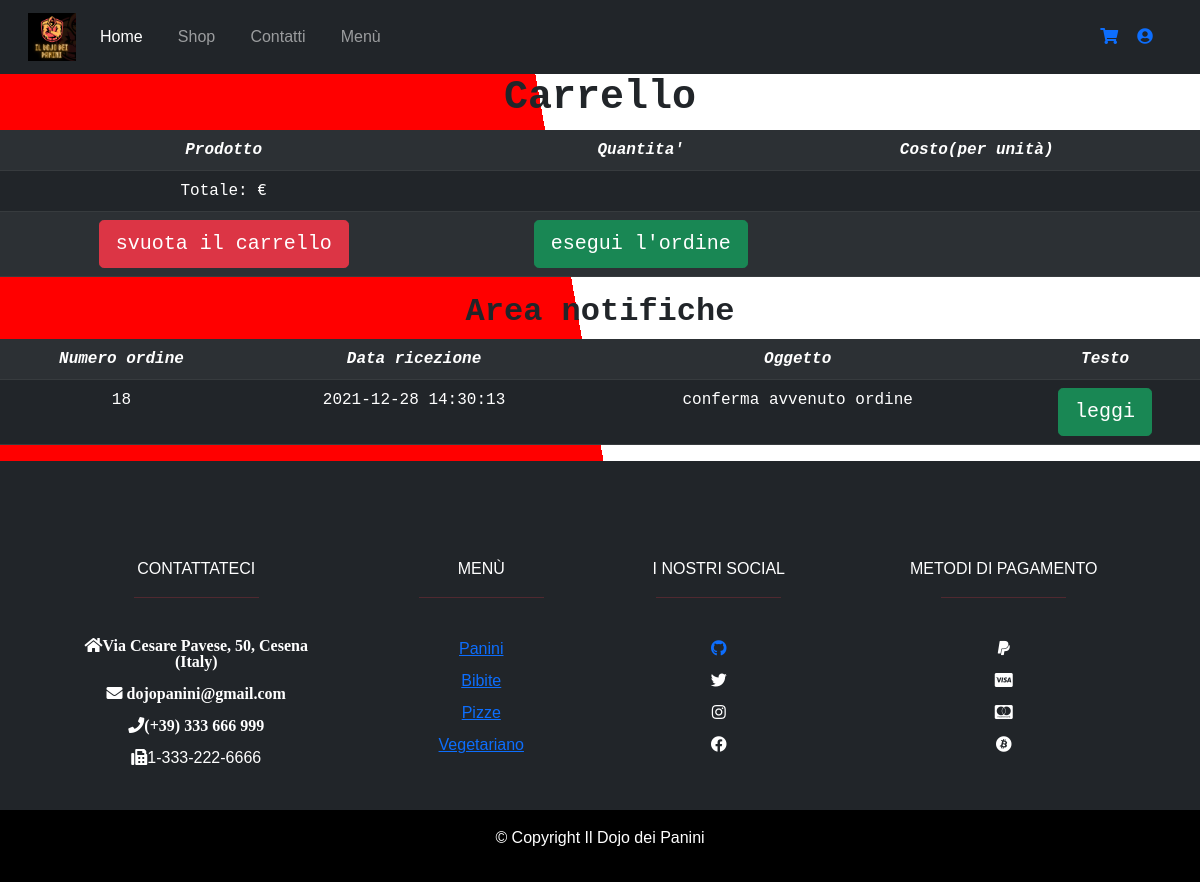
The page /php/carrello.php (signed in) on the database its author committed.
### tables this page shows
CREATE TABLE IF NOT EXISTS `notifiche` (
  `codice_notifica` int(8) NOT NULL,
  `oggetto` varchar(50) NOT NULL,
  `testo` text NOT NULL,
  `codice_ordine` int(8) NOT NULL,
  PRIMARY KEY (`codice_notifica`),
  KEY `codice_ordine` (`codice_ordine`)
);

CREATE TABLE IF NOT EXISTS `ordini` (
  `codice_ordine` int(8) NOT NULL,
  `UserID` int(10) NOT NULL,
  `DataOra` timestamp NOT NULL DEFAULT current_timestamp() ON UPDATE current_timestamp(),
  PRIMARY KEY (`codice_ordine`),
  KEY `UserID` (`UserID`) USING BTREE
);

### php/carrello.php (called while the page is built)
<?php
require_once 'bootstrap.php';
$templateParams["titolo"] = "carrello";
if (isUserLoggedIn()) {
    $templateParams["nome"] = "carrello-tmplt.php";
    $templateParams["product"] = $dbh->getShoppingCartProducts($_SESSION["UserID"]);
    $templateParams["total"] = $dbh->getShoppingCartTotal($_SESSION["UserID"]);
    $templateParams["notifiche"] = $dbh->getNotificationFromUser($_SESSION["UserID"]);
} else if (isAdminLoggedIn()) {
    header("Refresh:0; url=login-admin.php");
} else {
    header("Refresh:0; url=login.php");
}
require 'template/base.php';
?>

### php/database.php (called while the page is built, shortened)
<?php
class DatabaseHelper{
    private $db;
    public function __construct($servername, $username, $password, $dbname, $port){
        $this->db = new mysqli($servername, $username, $password, $dbname, $port);
    }
    public function getShoppingCartProducts($userID) {
        $stmt = $this -> db -> prepare("SELECT * FROM carrello AS c, prodotti AS p WHERE p.codice_prodotto = c.cod_prodotto AND c.cod_utente = ?;");
        $stmt->bind_param('i', $userID);
        $stmt->execute();
        $result = $stmt->get_result();
        return $result->fetch_all(MYSQLI_ASSOC);
    }
    public function getShoppingCartTotal($userID) {
        $stmt = $this -> db -> prepare("SELECT SUM(p.prezzo * c.quantita) as totale from carrello as c, prodotti as p where p.codice_prodotto = c.cod_prodotto AND c.cod_utente = ?;");
        $stmt -> bind_param('i', $userID);
        $stmt->execute();
        $result = $stmt->get_result();
        return $result->fetch_all(MYSQLI_ASSOC);
    }
    public function getNotificationFromUser($UserID) {
        $stmt = $this->db->prepare("SELECT n.codice_ordine, n.oggetto, n.testo, o.DataOra FROM users as u, ordini as o, notifiche as n WHERE n.codice_ordine = o.codice_ordine AND o.UserID = ? AND o.UserID = u.UserID");
        $stmt->bind_param("i", $UserID);
        $stmt->execute();
        $result = $stmt->get_result();
        return $result->fetch_all(MYSQLI_ASSOC);
    }
}
?>

### php/bootstrap.php (called while the page is built, shortened)
<?php
require_once("../php/database.php");
$dbh = new DatabaseHelper("localhost", "root", "", "dojo", 3306);
?>

### php/template/carrello-tmplt.php (the view, shortened to what this page needs)
<section class="table-responsive-sm">
    <h1 class="text-center fw-bold font-monospace">Carrello</h1>
    <table class="table table-responsive-sm table-striped table-dark table-hover fw-light text-center font-monospace">
        <tr class="fst-italic">
            <th id="product">Prodotto</th><th id="quantita">Quantita'</th><th id="costo">Costo(per unità)</th><th></th><th></th><th></th>
        </tr>
        <tr>
            <td><?php echo "Totale: "; echo $templateParams["total"][0]["totale"];?>€</td>
            <td></td>
            <td></td>
            <td></td>
            <td></td>
            <td></td>
        </tr>
        <tr>
            <td><a href="svuota_carrello.php" class="btn btn-danger btn-lg">svuota il carrello</a></td>
            <td><a href="pagamento.php" class="btn btn-success btn-lg">esegui l'ordine</a></td>
            <td></td>
            <td></td>
            <td></td>
            <td></td>
        </tr>
    </table>
</section>
<div>
        <h2 class="text-center fw-bold font-monospace">Area notifiche</h2>
        <table class="table table-responsive-sm table-striped table-dark table-hover fw-light text-center font-monospace">
            <tr class="fst-italic bg-light">
                <th id="idOrdine">Numero ordine</th><th id="data">Data ricezione</th><th id="oggetto">Oggetto</th><th id="testo">Testo</th>
            <?php foreach($templateParams["notifiche"] as $notifica): ?>            </tr>
            <tr class="text-lowercase">
                 <td><?php echo $notifica["codice_ordine"]; ?></td>
                 <td><?php echo $notifica["DataOra"]; ?></td>
                 <td><?php echo $notifica["oggetto"]; ?></td>
                 <td><a href="articolo-completo.php?id=<?php echo $notifica["codice_ordine"]; ?>" class="btn btn-success btn-lg">leggi</a></td>
            <?php endforeach;?>
            </tr>
        </table>
</div>

### css/base_style.css (style rules this page uses)
body { background: linear-gradient(-100deg, white 50%, red 50%); font-family: century-gothic, sans-serif; font-weight: 400; font-style: normal; }

### rows shown on the page
notifiche: codice_ordine "18", codice_ordine.DataOra "2021-12-28 14:30:13", oggetto "conferma avvenuto ordine"
